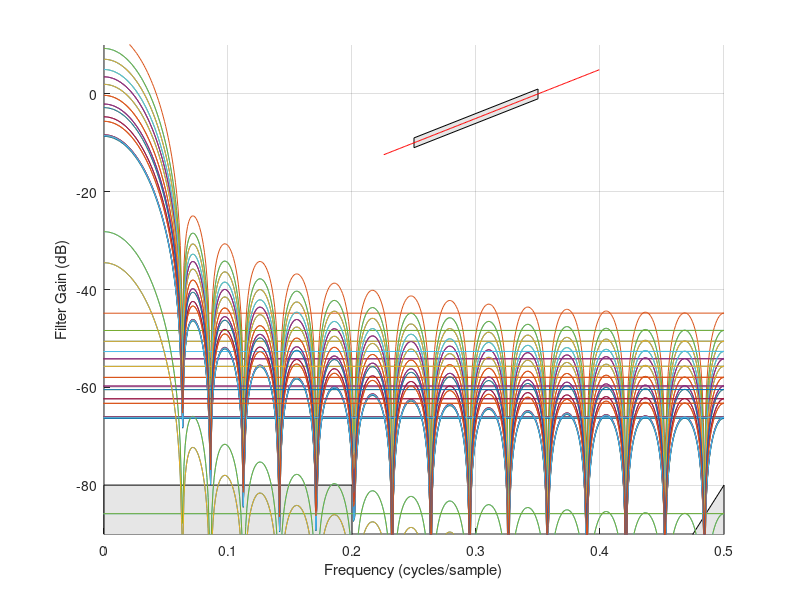
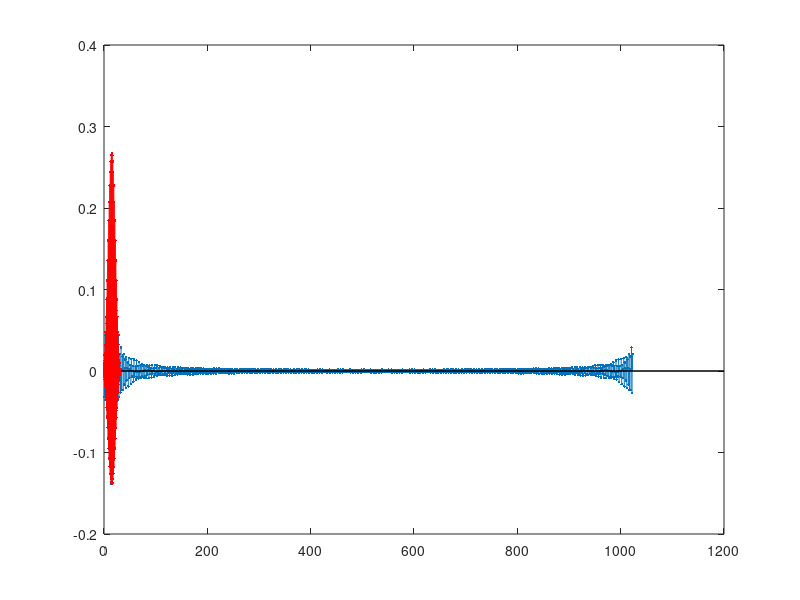

The MATLAB source for these figures, in order:
N = 1024; 
M =31; 
beta = 5;

figure(1); clf; %freq response
patch([0 .2 .2 0], [-100, -100, -80, -80], 0.9*[1 1 1]);
hold on; grid on; 
patch([0.45 0.5 0.5 0.5] , [-100 -100 -80 -80], 0.9*[1 1 1]);
patch([0.25 0.35 0.35 0.25], [-11, -1, +1 -9], 0.9*[1 1 1]);
axis([0, 0.5, -90, 10]);
xlabel('Frequency (cycles/sample)');
ylabel('Filter Gain (dB)');

f = (0:N-1)/N;
f(N/2+1+1:end) = f(N/2+1+1:end) - 1.0;

Hd = (abs(f)>0.225 & abs(f)<0.4) .* 10.^( (10/0.1)*(abs(f)-0.35)/20);
Hd = Hd .* exp(-j*2*pi*f*(M-1)/2);

figure(1);
plot(f, 20 * log10(abs(Hd)), 'r');

hd = ifft(Hd);
figure(2); clf;
n = 0:N-1;
stem(n,hd,'.');
hold on;

win = kaiser(M,beta);
h = hd(1:M) .* win;
stem(0:M-1,h,'r.');

H = fft(h,N);
figure(1);
plot(f, 20*log10(abs(H)));